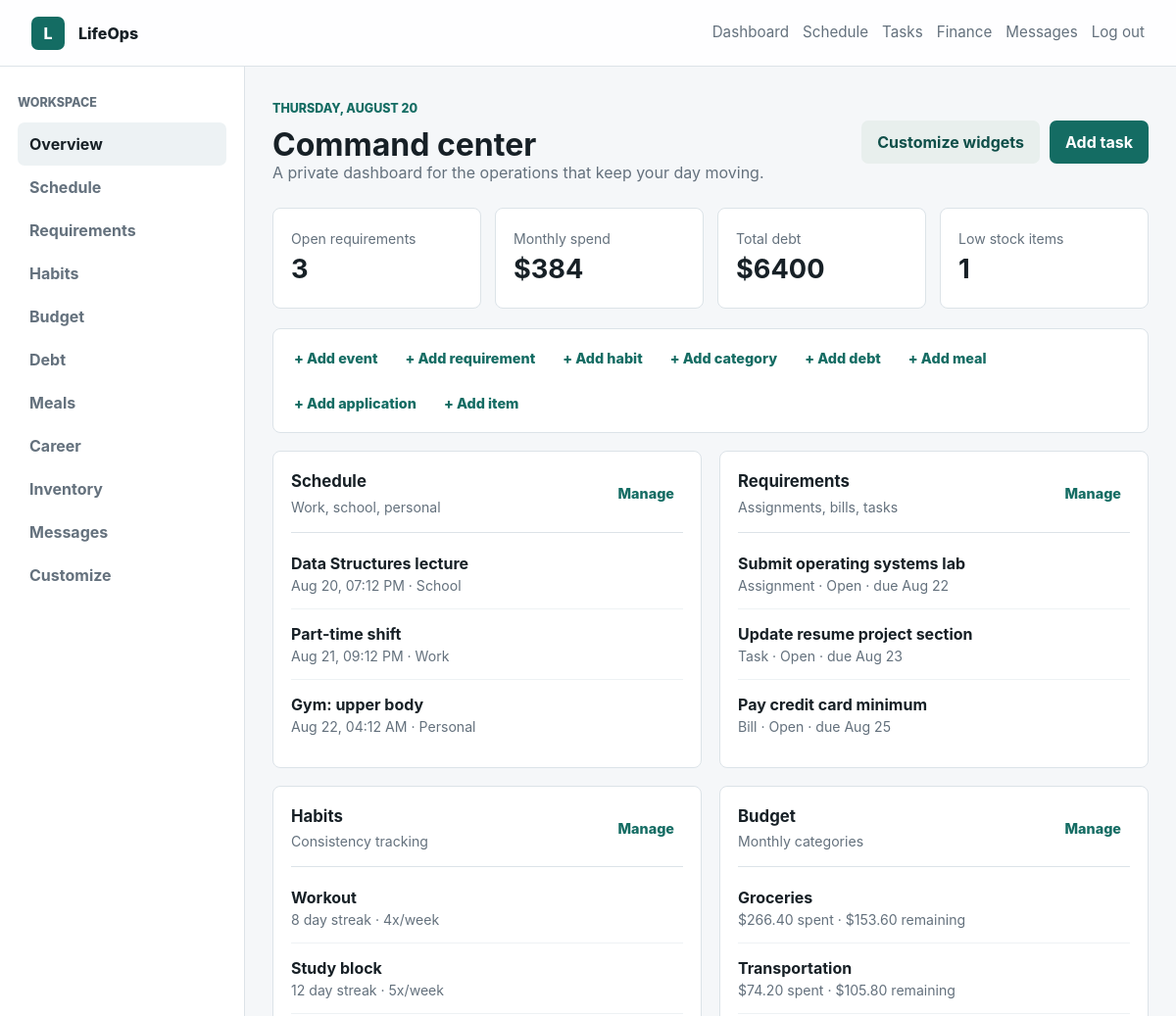
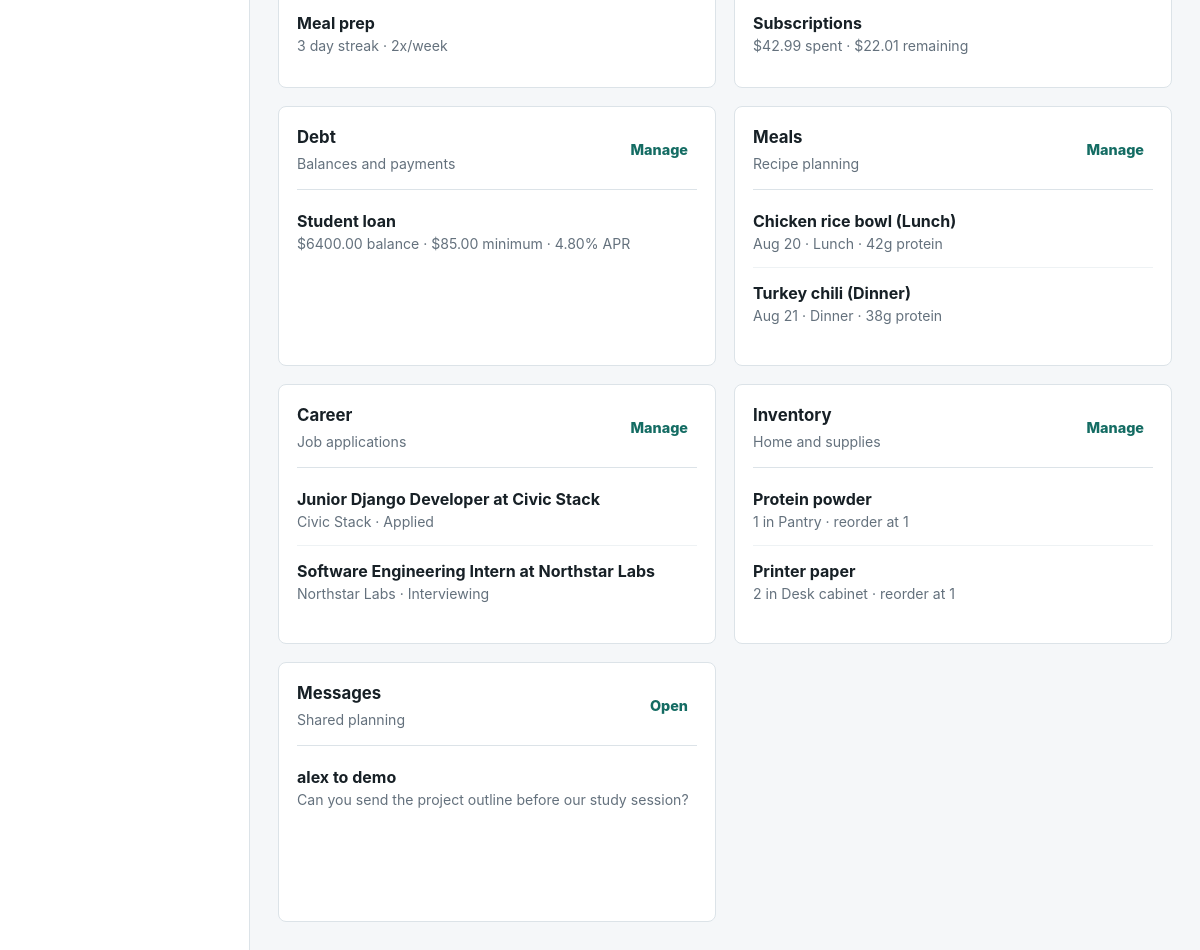
The page /dashboard/ (signed in) on the database its author committed (2 pictures, top to bottom).
### core/models.py (models this page shows, shortened)
class TimeStampedModel(models.Model):
    created_at = models.DateTimeField(auto_now_add=True)
    updated_at = models.DateTimeField(auto_now=True)
    class Meta:
        abstract = True

class DashboardWidget(TimeStampedModel):
    SCHEDULE = "schedule"
    REQUIREMENTS = "requirements"
    HABITS = "habits"
    BUDGET = "budget"
    DEBT = "debt"
    MEALS = "meals"
    CAREER = "career"
    INVENTORY = "inventory"
    MESSAGES = "messages"
    WIDGET_CHOICES = [
        (SCHEDULE, "Schedule"),
        (REQUIREMENTS, "Requirements"),
        (HABITS, "Habits"),
        (BUDGET, "Budget"),
        (DEBT, "Debt"),
        (MEALS, "Meals"),
        (CAREER, "Career"),
        (INVENTORY, "Inventory"),
        (MESSAGES, "Messages"),
    ]
    user = models.ForeignKey(settings.AUTH_USER_MODEL, on_delete=models.CASCADE)
    key = models.CharField(max_length=32, choices=WIDGET_CHOICES)
    visible = models.BooleanField(default=True)
    position = models.PositiveSmallIntegerField(default=0)
    class Meta:
        ordering = ["position", "key"]
        unique_together = ("user", "key")

class ScheduleEvent(TimeStampedModel):
    SCHOOL = "school"
    WORK = "work"
    PERSONAL = "personal"
    CATEGORY_CHOICES = [
        (SCHOOL, "School"),
        (WORK, "Work"),
        (PERSONAL, "Personal"),
    ]
    user = models.ForeignKey(settings.AUTH_USER_MODEL, on_delete=models.CASCADE)
    title = models.CharField(max_length=160)
    category = models.CharField(max_length=20, choices=CATEGORY_CHOICES, default=PERSONAL)
    starts_at = models.DateTimeField()
    ends_at = models.DateTimeField()
    location = models.CharField(max_length=160, blank=True)
    class Meta:
        ordering = ["starts_at"]
    def __str__(self):
        return self.title

class Requirement(TimeStampedModel):
    ASSIGNMENT = "assignment"
    BILL = "bill"
    TASK = "task"
    OTHER = "other"
    CATEGORY_CHOICES = [
        (ASSIGNMENT, "Assignment"),
        (BILL, "Bill"),
        (TASK, "Task"),
        (OTHER, "Other"),
    ]
    user = models.ForeignKey(settings.AUTH_USER_MODEL, on_delete=models.CASCADE)
    title = models.CharField(max_length=160)
    category = models.CharField(max_length=24, choices=CATEGORY_CHOICES, default=TASK)
    due_at = models.DateTimeField(null=True, blank=True)
    completed = models.BooleanField(default=False)
    notes = models.TextField(blank=True)
    class Meta:
        ordering = ["completed", "due_at", "title"]
    def __str__(self):
        return self.title

class Habit(TimeStampedModel):
    user = models.ForeignKey(settings.AUTH_USER_MODEL, on_delete=models.CASCADE)
    name = models.CharField(max_length=120)
    target_per_week = models.PositiveSmallIntegerField(default=5)
    current_streak = models.PositiveIntegerField(default=0)
    def __str__(self):
        return self.name

class BudgetCategory(TimeStampedModel):
    user = models.ForeignKey(settings.AUTH_USER_MODEL, on_delete=models.CASCADE)
    name = models.CharField(max_length=120)
    monthly_limit = models.DecimalField(max_digits=10, decimal_places=2)
    current_spend = models.DecimalField(max_digits=10, decimal_places=2, default=0)
    class Meta:
        verbose_name_plural = "budget categories"
    @property
    def remaining(self):
        return self.monthly_limit - self.current_spend
    def __str__(self):
        return self.name

class Debt(TimeStampedModel):
    user = models.ForeignKey(settings.AUTH_USER_MODEL, on_delete=models.CASCADE)
    name = models.CharField(max_length=120)
    balance = models.DecimalField(max_digits=10, decimal_places=2)
    minimum_payment = models.DecimalField(max_digits=10, decimal_places=2)
    apr = models.DecimalField(max_digits=5, decimal_places=2)
    def __str__(self):
        return self.name

class MealPlan(TimeStampedModel):
    user = models.ForeignKey(settings.AUTH_USER_MODEL, on_delete=models.CASCADE)
    meal_date = models.DateField()
    meal_type = models.CharField(max_length=40)
    recipe_name = models.CharField(max_length=160)
    protein_grams = models.PositiveIntegerField(default=0)
    class Meta:
        ordering = ["meal_date", "meal_type"]
    def __str__(self):
        return f"{self.recipe_name} ({self.meal_type})"

class JobApplication(TimeStampedModel):
    SAVED = "saved"
    APPLIED = "applied"
    INTERVIEWING = "interviewing"
    OFFER = "offer"
    REJECTED = "rejected"
    STATUS_CHOICES = [
        (SAVED, "Saved"),
        (APPLIED, "Applied"),
        (INTERVIEWING, "Interviewing"),
        (OFFER, "Offer"),
        (REJECTED, "Rejected"),
    ]
    user = models.ForeignKey(settings.AUTH_USER_MODEL, on_delete=models.CASCADE)
    company = models.CharField(max_length=140)
    role = models.CharField(max_length=140)
    status = models.CharField(max_length=24, choices=STATUS_CHOICES, default=SAVED)
    deadline = models.DateField(null=True, blank=True)
    notes = models.TextField(blank=True)
    class Meta:
        ordering = ["company", "role"]
    def __str__(self):
        return f"{self.role} at {self.company}"

class InventoryItem(TimeStampedModel):
    user = models.ForeignKey(settings.AUTH_USER_MODEL, on_delete=models.CASCADE)
    name = models.CharField(max_length=140)
    location = models.CharField(max_length=120, blank=True)
    quantity = models.PositiveIntegerField(default=1)
    reorder_threshold = models.PositiveIntegerField(default=0)
    def __str__(self):
        return self.name

class Message(TimeStampedModel):
    sender = models.ForeignKey(
        settings.AUTH_USER_MODEL,
        on_delete=models.CASCADE,
        related_name="sent_messages",
    )
    recipient = models.ForeignKey(
        settings.AUTH_USER_MODEL,
        on_delete=models.CASCADE,
        related_name="received_messages",
    )
    body = models.TextField()
    read_at = models.DateTimeField(null=True, blank=True)
    class Meta:
        ordering = ["-created_at"]

### core/views.py (the view)
# urls.py: path("dashboard/", views.dashboard, name="dashboard"),
@login_required
def dashboard(request):
    ensure_dashboard_widgets(request.user)
    today = timezone.localdate()
    user = request.user
    requirements = Requirement.objects.filter(user=user)
    budgets = BudgetCategory.objects.filter(user=user)
    debts = Debt.objects.filter(user=user)
    widget_data = {
        "schedule": {
            "title": "Schedule",
            "subtitle": "Work, school, personal",
            "section": "schedule",
            "items": module_records(MODULES["schedule"], user)[:5],
        },
        "requirements": {
            "title": "Requirements",
            "subtitle": "Assignments, bills, tasks",
            "section": "requirements",
            "items": module_records(MODULES["requirements"], user)[:6],
        },
        "habits": {
            "title": "Habits",
            "subtitle": "Consistency tracking",
            "section": "habits",
            "items": module_records(MODULES["habits"], user)[:5],
        },
        "budget": {
            "title": "Budget",
            "subtitle": "Monthly categories",
            "section": "budget",
            "items": module_records(MODULES["budget"], user)[:4],
        },
        "debt": {
            "title": "Debt",
            "subtitle": "Balances and payments",
            "section": "debt",
            "items": module_records(MODULES["debt"], user)[:4],
        },
        "meals": {
            "title": "Meals",
            "subtitle": "Recipe planning",
            "section": "meals",
            "items": module_records(MODULES["meals"], user)[:4],
        },
        "career": {
            "title": "Career",
            "subtitle": "Job applications",
            "section": "career",
            "items": module_records(MODULES["career"], user)[:5],
        },
        "inventory": {
            "title": "Inventory",
            "subtitle": "Home and supplies",
            "section": "inventory",
            "items": module_records(MODULES["inventory"], user)[:5],
        },
        "messages": {
            "title": "Messages",
            "subtitle": "Shared planning",
            "section": "messages",
            "items": [
                {"title": f"{msg.sender.username} to {msg.recipient.username}", "meta": msg.body}
                for msg in Message.objects.filter(Q(sender=user) | Q(recipient=user))[:5]
            ],
        },
    }
    widgets = [
        widget_data[widget.key]
        for widget in DashboardWidget.objects.filter(user=user, visible=True)
        if widget.key in widget_data
    ]
    context = {
        "today": today,
        "open_requirements": requirements.filter(completed=False).count(),
        "budget_spend": budgets.aggregate(total=Sum("current_spend"))["total"] or 0,
        "debt_total": debts.aggregate(total=Sum("balance"))["total"] or 0,
        "low_stock_count": InventoryItem.objects.filter(
            user=user,
            quantity__lte=F("reorder_threshold"),
        ).count(),
        "unread_messages": Message.objects.filter(recipient=user, read_at__isnull=True).count(),
        "widgets": widgets,
        "modules": MODULES.values(),
    }
    return render(request, "core/dashboard.html", context)

### core/templates/core/dashboard.html (shortened to what this page needs)
{% extends "core/base.html" %}
{% block content %}
<section class="app-layout">
  <aside class="sidebar">
    <p class="sidebar-label">Workspace</p>
    <a class="sidebar-link active" href="{% url 'dashboard' %}">Overview</a>
    {% for module in modules %}
      <a class="sidebar-link" href="{% url 'module_list' module.slug %}">{{ module.title }}</a>
    {% endfor %}
    <a class="sidebar-link" href="{% url 'messages' %}">Messages</a>
    <a class="sidebar-link" href="{% url 'dashboard_settings' %}">Customize</a>
  </aside>
  <div class="content-area">
    <div class="page-heading">
      <div>
        <p class="eyebrow">{{ today|date:"l, F j" }}</p>
        <h1>Command center</h1>
        <p class="page-subtitle">A private dashboard for the operations that keep your day moving.</p>
      </div>
      <div class="toolbar">
        <a class="button button-secondary" href="{% url 'dashboard_settings' %}">Customize widgets</a>
        <a class="button" href="{% url 'module_create' 'requirements' %}">Add task</a>
      </div>
    </div>
    <div class="summary-grid">
      <article class="summary-card">
        <span>Open requirements</span>
        <strong>{{ open_requirements }}</strong>
      </article>
      <article class="summary-card">
        <span>Monthly spend</span>
        <strong>${{ budget_spend|floatformat:0 }}</strong>
      </article>
      <article class="summary-card">
        <span>Total debt</span>
        <strong>${{ debt_total|floatformat:0 }}</strong>
      </article>
      <article class="summary-card">
        <span>Low stock items</span>
        <strong>{{ low_stock_count }}</strong>
      </article>
    </div>
    <div class="quick-actions">
      {% for module in modules %}
        <a href="{% url 'module_create' module.slug %}">+ {{ module.add_label }}</a>
      {% endfor %}
    </div>
    <div class="dashboard-grid">
      {% for widget in widgets %}
        <section class="module">
          <div class="module-title">
            <div>
              <h2>{{ widget.title }}</h2>
              <span>{{ widget.subtitle }}</span>
            </div>
            {% if widget.section == "messages" %}
              <a class="small-action" href="{% url 'messages' %}">Open</a>
            {% else %}
              <a class="small-action" href="{% url 'module_list' widget.section %}">Manage</a>
            {% endif %}
          </div>
          {% for item in widget.items %}
            <div class="row-item">
              <strong>{{ item.title }}</strong>
              <span>{{ item.meta }}</span>
            </div>
          {% empty %}
            <p class="empty">Nothing here yet. Use quick actions to add your first item.</p>
          {% endfor %}
        </section>
      {% empty %}
        <section class="module wide">
          <h2>No widgets selected</h2>
          <p class="empty">Open dashboard customization and turn on the widgets you want to see.</p>
        </section>
      {% endfor %}
    </div>
  </div>
</section>
{% endblock %}

### core/templates/core/base.html (shortened to what this page needs)
{% load static %}
<!doctype html>
<html lang="en">
<head>
  <link rel="stylesheet" href="{% static 'core/css/app.css' %}">
</head>
<body>
  <header class="topbar">
    <a class="brand" href="{% url 'landing' %}">
      <span class="brand-mark">L</span>
      <span>LifeOps</span>
    </a>
    <nav class="nav">
      {% if user.is_authenticated %}
        <a href="{% url 'dashboard' %}">Dashboard</a>
        <a href="{% url 'module_list' 'schedule' %}">Schedule</a>
        <a href="{% url 'module_list' 'requirements' %}">Tasks</a>
        <a href="{% url 'module_list' 'budget' %}">Finance</a>
        <a href="{% url 'messages' %}">Messages</a>
        <form action="{% url 'logout' %}" method="post">
          <button class="link-button" type="submit">Log out</button>
        </form>
      {% else %}
        <a href="{% url 'login' %}">Log in</a>
        <a class="button button-secondary" href="{% url 'demo_login' %}">View demo</a>
      {% endif %}
    </nav>
  </header>
  <main>
    {% block content %}{% endblock %}
  </main>
</body>
</html>

### rows shown on the page
DashboardWidget: title "Schedule", subtitle "Work, school, personal", shows "Manage"
DashboardWidget: title "Requirements", subtitle "Assignments, bills, tasks", shows "Manage"
DashboardWidget: title "Habits", subtitle "Consistency tracking", shows "Manage"
DashboardWidget: title "Budget", subtitle "Monthly categories", shows "Manage"
DashboardWidget: title "Debt", subtitle "Balances and payments", shows "Manage"
DashboardWidget: title "Meals", subtitle "Recipe planning", shows "Manage"
DashboardWidget: title "Career", subtitle "Job applications", shows "Manage"
DashboardWidget: title "Inventory", subtitle "Home and supplies", shows "Manage"
ScheduleEvent: title "Data Structures lecture", meta "Aug 20, 07:12 PM · School"
ScheduleEvent: title "Part-time shift", meta "Aug 21, 09:12 PM · Work"
ScheduleEvent: title "Gym: upper body", meta "Aug 22, 04:12 AM · Personal"
Requirement: title "Submit operating systems lab", meta "Assignment · Open · due Aug 22"
Requirement: title "Update resume project section", meta "Task · Open · due Aug 23"
Requirement: title "Pay credit card minimum", meta "Bill · Open · due Aug 25"
Habit: title "Workout", meta "8 day streak · 4x/week"
Habit: title "Study block", meta "12 day streak · 5x/week"
Habit: title "Meal prep", meta "3 day streak · 2x/week"
BudgetCategory: title "Groceries", meta "$266.40 spent · $153.60 remaining"
BudgetCategory: title "Transportation", meta "$74.20 spent · $105.80 remaining"
BudgetCategory: title "Subscriptions", meta "$42.99 spent · $22.01 remaining"
Debt: title "Student loan", meta "$6400.00 balance · $85.00 minimum · 4.80% APR"
MealPlan: title "Chicken rice bowl (Lunch)", meta "Aug 20 · Lunch · 42g protein"
MealPlan: title "Turkey chili (Dinner)", meta "Aug 21 · Dinner · 38g protein"
JobApplication: title "Junior Django Developer at Civic Stack", meta "Civic Stack · Applied"
JobApplication: title "Software Engineering Intern at Northstar Labs", meta "Northstar Labs · Interviewing"
InventoryItem: title "Protein powder", meta "1 in Pantry · reorder at 1"
InventoryItem: title "Printer paper", meta "2 in Desk cabinet · reorder at 1"
DashboardWidget: title "Messages", subtitle "Shared planning", shows "Open", title "alex to demo"
Message: meta "Can you send the project outline before our study session?"

### other values the page prints
{{ today|date:"l, F j" }} "THURSDAY, AUGUST 20"
{{ open_requirements }} "3"
{{ budget_spend|floatformat:0 }} "384"
{{ debt_total|floatformat:0 }} "6400"
{{ low_stock_count }} "1"
{{ module.add_label }} "Add event" "Add requirement" "Add habit" "Add category" "Add debt" "Add meal" "Add application" "Add item"
